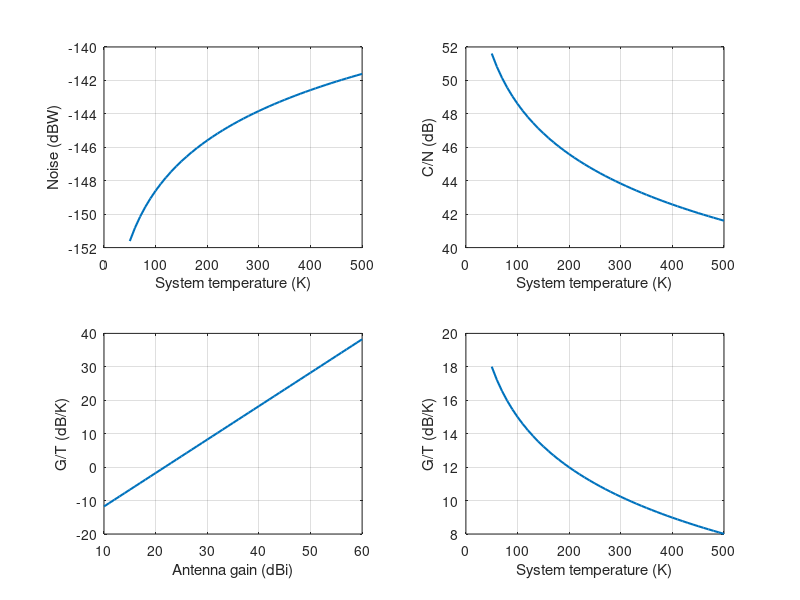

Here is the MATLAB script that generated this plot:
function results = exp09_system_noise(makePlots)
if nargin < 1, makePlots = true; end
k = 1.380649e-23;
C_dBW = -100;
B = 1e6;
T = 150;
G_dBi = 35;
noise_W = k*T*B;
noise_dBW = 10*log10(noise_W);
CN_dB = C_dBW-noise_dBW;
GT_dBK = G_dBi-10*log10(T);
CN0_dBHz = CN_dB+10*log10(B);
temperatures = 50:10:500;
gains = 10:60;
noiseSweep = 10*log10(k*temperatures*B);
cnSweep = C_dBW-noiseSweep;
gtGain = gains-10*log10(T);
gtTemperature = G_dBi-10*log10(temperatures);
assert(all(diff(noiseSweep)>0) && all(diff(cnSweep)<0) && all(diff(gtTemperature)<0));
fprintf('Experiment 9:\nNoise = %.8g W = %.6f dBW\nC/N = %.6f dB\nG/T = %.6f dB/K\nC/N0 = %.6f dB-Hz\n',noise_W,noise_dBW,CN_dB,GT_dBK,CN0_dBHz);
if makePlots
    figure('Name','Experiment 9: System Noise','Color','w');
    subplot(2,2,1); plot(temperatures,noiseSweep,'LineWidth',1.5); grid on; xlabel('System temperature (K)'); ylabel('Noise (dBW)');
    subplot(2,2,2); plot(temperatures,cnSweep,'LineWidth',1.5); grid on; xlabel('System temperature (K)'); ylabel('C/N (dB)');
    subplot(2,2,3); plot(gains,gtGain,'LineWidth',1.5); grid on; xlabel('Antenna gain (dBi)'); ylabel('G/T (dB/K)');
    subplot(2,2,4); plot(temperatures,gtTemperature,'LineWidth',1.5); grid on; xlabel('System temperature (K)'); ylabel('G/T (dB/K)');
end
results = struct('noise_W',noise_W,'noise_dBW',noise_dBW,'CN_dB',CN_dB,'GT_dBK',GT_dBK,'CN0_dBHz',CN0_dBHz);
end
